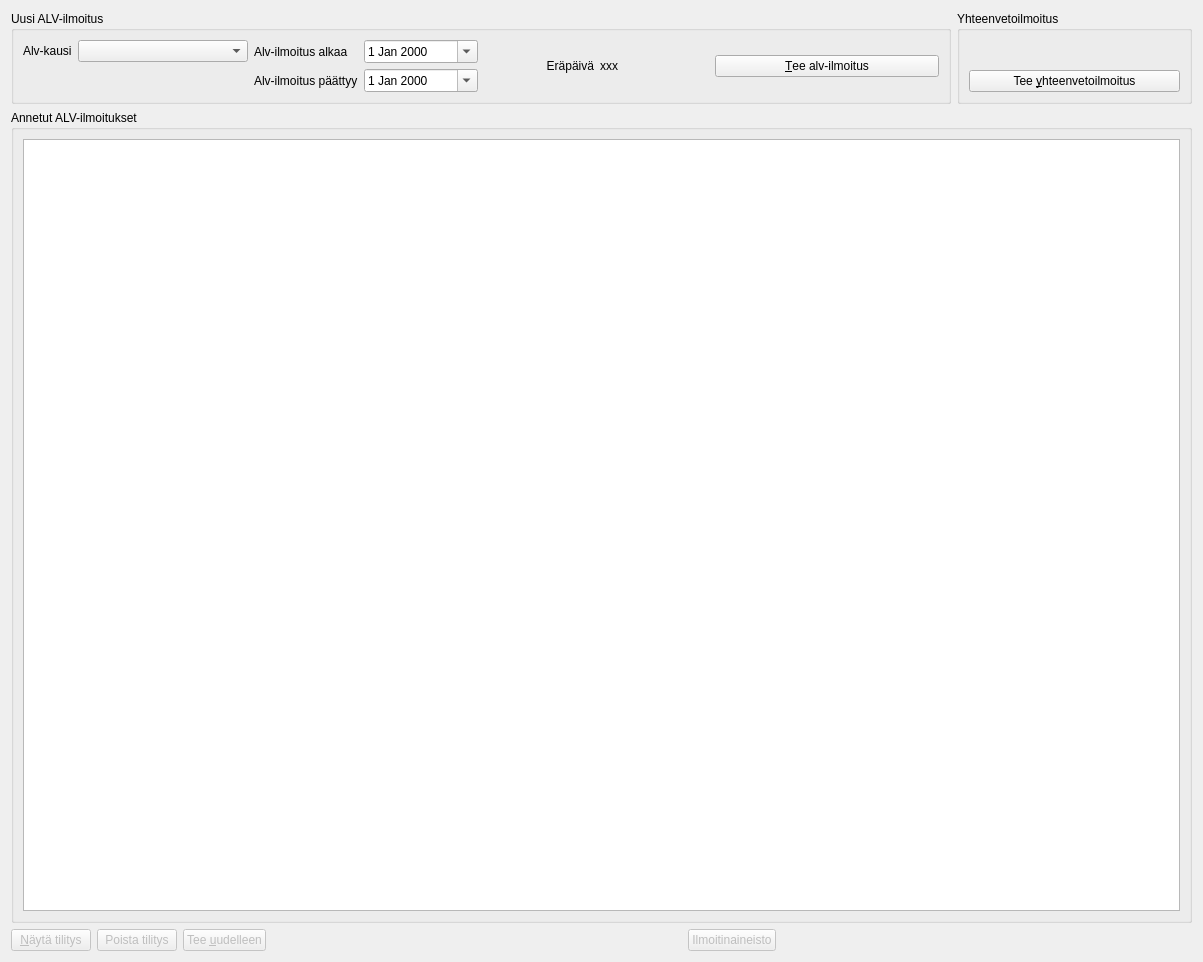
<?xml version="1.0" encoding="UTF-8"?>
<ui version="4.0">
 <class>AlvSivu</class>
 <widget class="QWidget" name="AlvSivu">
  <property name="geometry">
   <rect>
    <x>0</x>
    <y>0</y>
    <width>1203</width>
    <height>962</height>
   </rect>
  </property>
  <property name="windowTitle">
   <string>Form</string>
  </property>
  <layout class="QVBoxLayout" name="verticalLayout_3" stretch="0,1,0">
   <item>
    <layout class="QHBoxLayout" name="horizontalLayout_4" stretch="4,1">
     <item>
      <widget class="QGroupBox" name="ilmoitusGroup">
       <property name="title">
        <string>Uusi ALV-ilmoitus</string>
       </property>
       <layout class="QHBoxLayout" name="horizontalLayout_2">
        <item>
         <layout class="QFormLayout" name="formLayout">
          <item row="0" column="0">
           <widget class="QLabel" name="kaudelleLabel">
            <property name="text">
             <string>Alv-kausi</string>
            </property>
           </widget>
          </item>
          <item row="0" column="1">
           <widget class="QComboBox" name="kaudelleCombo"/>
          </item>
         </layout>
        </item>
        <item>
         <layout class="QFormLayout" name="formLayout_2">
          <item row="0" column="0">
           <widget class="QLabel" name="alkaaLabel">
            <property name="text">
             <string>Alv-ilmoitus alkaa</string>
            </property>
           </widget>
          </item>
          <item row="0" column="1">
           <widget class="QDateEdit" name="alkaaEdit">
            <property name="calendarPopup">
             <bool>true</bool>
            </property>
           </widget>
          </item>
          <item row="1" column="0">
           <widget class="QLabel" name="paattyyLabel">
            <property name="text">
             <string>Alv-ilmoitus päättyy</string>
            </property>
           </widget>
          </item>
          <item row="1" column="1">
           <widget class="QDateEdit" name="paattyyEdit">
            <property name="calendarPopup">
             <bool>true</bool>
            </property>
           </widget>
          </item>
         </layout>
        </item>
        <item>
         <layout class="QHBoxLayout" name="horizontalLayout">
          <item>
           <widget class="QLabel" name="label_5">
            <property name="text">
             <string>Eräpäivä</string>
            </property>
            <property name="alignment">
             <set>Qt::AlignRight|Qt::AlignTrailing|Qt::AlignVCenter</set>
            </property>
           </widget>
          </item>
          <item>
           <widget class="QLabel" name="erapaivaLabel">
            <property name="text">
             <string>xxx</string>
            </property>
           </widget>
          </item>
         </layout>
        </item>
        <item>
         <widget class="QPushButton" name="tilitaNappi">
          <property name="text">
           <string>&amp;Tee alv-ilmoitus</string>
          </property>
          <property name="icon">
           <iconset resource="../pic/pic.qrc">
            <normaloff>:/pic/verotilitys.png</normaloff>:/pic/verotilitys.png</iconset>
          </property>
          <property name="shortcut">
           <string>F11</string>
          </property>
         </widget>
        </item>
       </layout>
      </widget>
     </item>
     <item>
      <widget class="QGroupBox" name="yhteenvetoGroup">
       <property name="title">
        <string>Yhteenvetoilmoitus</string>
       </property>
       <layout class="QVBoxLayout" name="verticalLayout_2">
        <item>
         <widget class="QLabel" name="yhteenvetoLabel">
          <property name="text">
           <string/>
          </property>
          <property name="wordWrap">
           <bool>true</bool>
          </property>
         </widget>
        </item>
        <item>
         <widget class="QPushButton" name="yhteenvetoButton">
          <property name="text">
           <string>Tee &amp;yhteenvetoilmoitus</string>
          </property>
          <property name="icon">
           <iconset resource="../pic/pic.qrc">
            <normaloff>:/pic/eu.png</normaloff>:/pic/eu.png</iconset>
          </property>
         </widget>
        </item>
       </layout>
      </widget>
     </item>
    </layout>
   </item>
   <item>
    <widget class="QGroupBox" name="groupBox">
     <property name="title">
      <string>Annetut ALV-ilmoitukset</string>
     </property>
     <layout class="QVBoxLayout" name="verticalLayout">
      <item>
       <widget class="QTableView" name="ilmoituksetView">
        <property name="alternatingRowColors">
         <bool>true</bool>
        </property>
        <attribute name="horizontalHeaderStretchLastSection">
         <bool>true</bool>
        </attribute>
       </widget>
      </item>
     </layout>
    </widget>
   </item>
   <item>
    <layout class="QHBoxLayout" name="horizontalLayout_3">
     <item>
      <widget class="QPushButton" name="tilitysNappi">
       <property name="enabled">
        <bool>false</bool>
       </property>
       <property name="text">
        <string>&amp;Näytä tilitys</string>
       </property>
       <property name="icon">
        <iconset resource="../pic/pic.qrc">
         <normaloff>:/pic/print.png</normaloff>:/pic/print.png</iconset>
       </property>
       <property name="shortcut">
        <string>F9</string>
       </property>
      </widget>
     </item>
     <item>
      <widget class="QPushButton" name="poistaTilitysNappi">
       <property name="enabled">
        <bool>false</bool>
       </property>
       <property name="text">
        <string>Poista tilitys</string>
       </property>
       <property name="icon">
        <iconset resource="../pic/pic.qrc">
         <normaloff>:/pic/roskis.png</normaloff>:/pic/roskis.png</iconset>
       </property>
      </widget>
     </item>
     <item>
      <widget class="QPushButton" name="uudelleenNappi">
       <property name="enabled">
        <bool>false</bool>
       </property>
       <property name="toolTip">
        <string>Kauden alv-kirjauksia on muokattu ilmoituksen antamisen jälkeen. Aiempi ilmoitus poistetaan ja korvataan uudella.</string>
       </property>
       <property name="text">
        <string>Tee &amp;uudelleen</string>
       </property>
       <property name="icon">
        <iconset resource="../pic/pic.qrc">
         <normaloff>:/pic/muokkaa.png</normaloff>:/pic/muokkaa.png</iconset>
       </property>
      </widget>
     </item>
     <item>
      <spacer name="horizontalSpacer_2">
       <property name="orientation">
        <enum>Qt::Horizontal</enum>
       </property>
       <property name="sizeHint" stdset="0">
        <size>
         <width>40</width>
         <height>20</height>
        </size>
       </property>
      </spacer>
     </item>
     <item>
      <widget class="QPushButton" name="ilmoitinNappi">
       <property name="enabled">
        <bool>false</bool>
       </property>
       <property name="text">
        <string>Ilmoitinaineisto</string>
       </property>
       <property name="icon">
        <iconset resource="../pic/pic.qrc">
         <normaloff>:/pic/vie.png</normaloff>:/pic/vie.png</iconset>
       </property>
      </widget>
     </item>
     <item>
      <spacer name="horizontalSpacer">
       <property name="orientation">
        <enum>Qt::Horizontal</enum>
       </property>
       <property name="sizeHint" stdset="0">
        <size>
         <width>40</width>
         <height>20</height>
        </size>
       </property>
      </spacer>
     </item>
    </layout>
   </item>
  </layout>
 </widget>
 <resources>
  <include location="../pic/pic.qrc"/>
 </resources>
 <connections/>
</ui>
